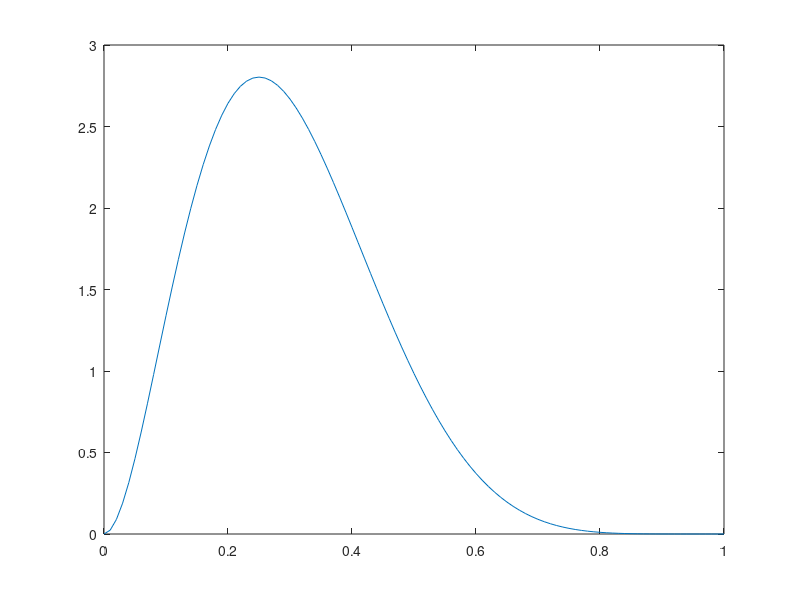

This chart was generated by the following MATLAB code:
% Regression test function (black blox) for FreeMat v4.0
% This function is autogenerated by helpgen.
function bbtest_success = bbtest_randbeta
  bbtest_success = 1;
NumErrors = 0;
try
  a = 3; b = 7;

catch
  NumErrors = NumErrors + 1;
end
try
  x = (0:100)/100; t = x.^(a-1).*(1-x).^(b-1); 

catch
  NumErrors = NumErrors + 1;
end
try
  t = t/(sum(t)*.01);

catch
  NumErrors = NumErrors + 1;
end
try
  plot(x,t);

catch
  NumErrors = NumErrors + 1;
end
try
  mprint betapdf

catch
  NumErrors = NumErrors + 1;
end
if (NumErrors ~= 0) bbtest_success = 0; return; end
NumErrors = 0;
try
  randbeta(3*ones(1,5),7*ones(1,5))

catch
  NumErrors = NumErrors + 1;
end
if (NumErrors ~= 0) bbtest_success = 0; return; end
